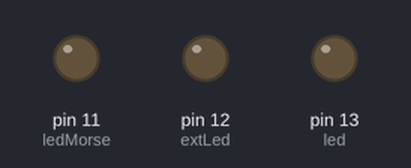
Recording of a sketch running on a simulated Arduino Uno, built with avr-gcc and run on an emulated ATmega328P. Parts: output pins drawn as LEDs (lit = HIGH). Random numbers use the default seed unless the sketch sets one.

Above: at 2.0 s.
At 6.1 s:
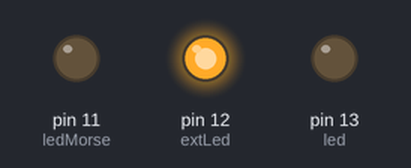
At 18.7 s:
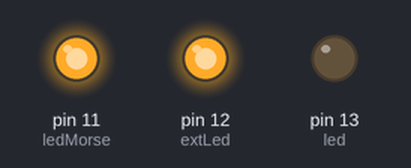
At 35.4 s:
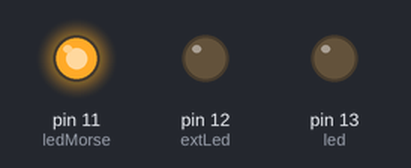
Timing chart, 0 to 40.0 s (numbered marks = the images above):
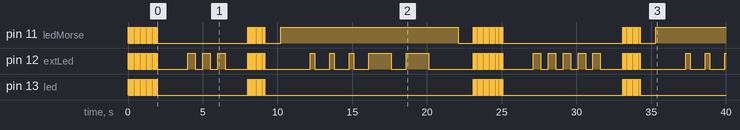

The sketch:

noppa.ino
```cpp
int led = 13;
int extLed = 12;
int ledMorse = 11;

void setup() {
  // put your setup code here, to run once:
  pinMode(led, OUTPUT);
  pinMode(extLed, OUTPUT);
  pinMode(ledMorse, OUTPUT);
}

void loop() {
  efekti(25);
  // Heitetään noppaa ja näytetään tulos
  int noppa = random(1, 6);
  delay(2000);
  intToLed(noppa);
  delay(1000);
  efekti(15);
  delay(1000);
  // Morsetetaan vielä tulos
  digitalWrite(ledMorse, HIGH);
  delay(2000);
  intToMorse(noppa);
  delay(1000);
  digitalWrite(ledMorse, LOW);
  delay(1000);
}

void intToLed(int a){
    for(int i = 0; i<a; i++){
      digitalWrite(extLed, HIGH);
      delay(500);
      digitalWrite(extLed, LOW);
      delay(500);
  }

}

void efekti(int a){
    for(int i = 0; i<a; i++){
    digitalWrite(led, HIGH);
    digitalWrite(extLed, HIGH);
    digitalWrite(ledMorse, HIGH);
    delay(40);
    digitalWrite(led, LOW);
    digitalWrite(extLed, LOW);
    digitalWrite(ledMorse, LOW);
    delay(40);
  }
}

void intToMorse(int i){

    switch(i){
      case 1:
        morseShort();
        morseLong();
        morseLong();
        morseLong();
        morseLong();
      break;
      case 2:
        morseShort();
        morseShort();
        morseLong();
        morseLong();
        morseLong();
        break;
    case 3:
        morseShort();
        morseShort();
        morseShort();
        morseLong();
        morseLong();
      break;
       case 4:
        morseShort();
        morseShort();
        morseShort();
        morseShort();
        morseLong();
      break;
      case 5:
        morseShort();
        morseShort();
        morseShort();
        morseShort();
        morseShort();
      break;
       case 6:
        morseLong();
        morseShort();
        morseShort();
        morseShort();
        morseShort();
      break;

    }
}

void morseShort(){
    digitalWrite(extLed, HIGH);
    delay(300);
    digitalWrite(extLed, LOW);
    delay(1000);
}

void morseLong(){
    digitalWrite(extLed, HIGH);
    delay(1500);
    digitalWrite(extLed, LOW);
    delay(1000);
}
```
